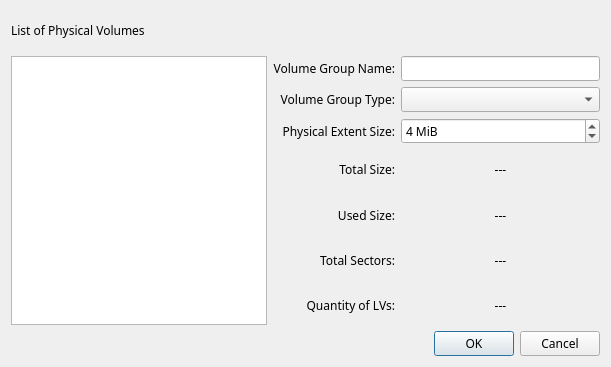
<?xml version="1.0" encoding="UTF-8"?>
<ui version="4.0">
 <author>
SPDX-FileCopyrightText: 2018 Caio &lt;caiojcarvalho@gmail.com&gt;
SPDX-License-Identifier: GPL-3.0-or-later
 </author>
 <class>VolumeGroupBaseDialog</class>
 <widget class="QDialog" name="VolumeGroupBaseDialog">
  <property name="geometry">
   <rect>
    <x>0</x>
    <y>0</y>
    <width>611</width>
    <height>367</height>
   </rect>
  </property>
  <property name="windowTitle">
   <string>Create Volume Group</string>
  </property>
  <layout class="QGridLayout" name="gridLayout">
   <item row="0" column="0">
    <widget class="QLabel" name="pvListLabel">
     <property name="font">
      <font>
       <family>Fantasque Sans Mono</family>
      </font>
     </property>
     <property name="text">
      <string>List of Physical Volumes</string>
     </property>
    </widget>
   </item>
   <item row="1" column="0" rowspan="7">
    <widget class="QListWidget" name="pvList">
     <property name="font">
      <font>
       <family>Fantasque Sans Mono</family>
      </font>
     </property>
    </widget>
   </item>
   <item row="1" column="1">
    <widget class="QLabel" name="vgNameLabel">
     <property name="font">
      <font>
       <family>Fantasque Sans Mono</family>
      </font>
     </property>
     <property name="text">
      <string>Volume Group Name:</string>
     </property>
     <property name="alignment">
      <set>Qt::AlignRight|Qt::AlignTrailing|Qt::AlignVCenter</set>
     </property>
    </widget>
   </item>
   <item row="1" column="2">
    <widget class="QLineEdit" name="vgName">
     <property name="font">
      <font>
       <family>Fantasque Sans Mono</family>
      </font>
     </property>
    </widget>
   </item>
   <item row="2" column="1">
    <widget class="QLabel" name="vgTypeLabel">
     <property name="font">
      <font>
       <family>Fantasque Sans Mono</family>
      </font>
     </property>
     <property name="text">
      <string>Volume Group Type:</string>
     </property>
     <property name="alignment">
      <set>Qt::AlignRight|Qt::AlignTrailing|Qt::AlignVCenter</set>
     </property>
    </widget>
   </item>
   <item row="2" column="2">
    <widget class="QComboBox" name="vgType">
     <property name="font">
      <font>
       <family>Fantasque Sans Mono</family>
      </font>
     </property>
    </widget>
   </item>
   <item row="3" column="1">
    <widget class="QLabel" name="peSizeLabel">
     <property name="font">
      <font>
       <family>Fantasque Sans Mono</family>
      </font>
     </property>
     <property name="text">
      <string>Physical Extent Size:</string>
     </property>
     <property name="alignment">
      <set>Qt::AlignRight|Qt::AlignTrailing|Qt::AlignVCenter</set>
     </property>
    </widget>
   </item>
   <item row="3" column="2">
    <widget class="QSpinBox" name="peSize">
     <property name="font">
      <font>
       <family>Fantasque Sans Mono</family>
      </font>
     </property>
     <property name="suffix">
      <string> MiB</string>
     </property>
     <property name="minimum">
      <number>1</number>
     </property>
     <property name="maximum">
      <number>999</number>
     </property>
     <property name="value">
      <number>4</number>
     </property>
    </widget>
   </item>
   <item row="4" column="1">
    <widget class="QLabel" name="totalSizeLabel">
     <property name="font">
      <font>
       <family>Fantasque Sans Mono</family>
      </font>
     </property>
     <property name="text">
      <string>Total Size:</string>
     </property>
     <property name="alignment">
      <set>Qt::AlignRight|Qt::AlignTrailing|Qt::AlignVCenter</set>
     </property>
    </widget>
   </item>
   <item row="4" column="2">
    <widget class="QLabel" name="totalSize">
     <property name="font">
      <font>
       <family>Fantasque Sans Mono</family>
      </font>
     </property>
     <property name="text">
      <string notr="true">---</string>
     </property>
     <property name="alignment">
      <set>Qt::AlignCenter</set>
     </property>
    </widget>
   </item>
   <item row="5" column="1">
    <widget class="QLabel" name="usedSizeLabel">
     <property name="font">
      <font>
       <family>Fantasque Sans Mono</family>
      </font>
     </property>
     <property name="text">
      <string>Used Size:</string>
     </property>
     <property name="alignment">
      <set>Qt::AlignRight|Qt::AlignTrailing|Qt::AlignVCenter</set>
     </property>
    </widget>
   </item>
   <item row="5" column="2">
    <widget class="QLabel" name="usedSize">
     <property name="font">
      <font>
       <family>Fantasque Sans Mono</family>
      </font>
     </property>
     <property name="text">
      <string notr="true">---</string>
     </property>
     <property name="alignment">
      <set>Qt::AlignCenter</set>
     </property>
    </widget>
   </item>
   <item row="6" column="1">
    <widget class="QLabel" name="totalSectorsLabel">
     <property name="font">
      <font>
       <family>Fantasque Sans Mono</family>
      </font>
     </property>
     <property name="text">
      <string>Total Sectors:</string>
     </property>
     <property name="alignment">
      <set>Qt::AlignRight|Qt::AlignTrailing|Qt::AlignVCenter</set>
     </property>
    </widget>
   </item>
   <item row="6" column="2">
    <widget class="QLabel" name="totalSectors">
     <property name="font">
      <font>
       <family>Fantasque Sans Mono</family>
      </font>
     </property>
     <property name="text">
      <string notr="true">---</string>
     </property>
     <property name="alignment">
      <set>Qt::AlignCenter</set>
     </property>
    </widget>
   </item>
   <item row="7" column="1">
    <widget class="QLabel" name="lvQuantityLabel">
     <property name="font">
      <font>
       <family>Fantasque Sans Mono</family>
      </font>
     </property>
     <property name="text">
      <string>Quantity of LVs:</string>
     </property>
     <property name="alignment">
      <set>Qt::AlignRight|Qt::AlignTrailing|Qt::AlignVCenter</set>
     </property>
    </widget>
   </item>
   <item row="7" column="2">
    <widget class="QLabel" name="lvQuantity">
     <property name="font">
      <font>
       <family>Fantasque Sans Mono</family>
      </font>
     </property>
     <property name="text">
      <string notr="true">---</string>
     </property>
     <property name="alignment">
      <set>Qt::AlignCenter</set>
     </property>
    </widget>
   </item>
   <item row="8" column="0" colspan="3">
    <widget class="QDialogButtonBox" name="buttonBox">
     <property name="font">
      <font>
       <family>Fantasque Sans Mono</family>
      </font>
     </property>
     <property name="orientation">
      <enum>Qt::Horizontal</enum>
     </property>
     <property name="standardButtons">
      <set>QDialogButtonBox::Cancel|QDialogButtonBox::Ok</set>
     </property>
    </widget>
   </item>
  </layout>
 </widget>
 <resources/>
 <connections>
  <connection>
   <sender>buttonBox</sender>
   <signal>accepted()</signal>
   <receiver>VolumeGroupBaseDialog</receiver>
   <slot>accept()</slot>
   <hints>
    <hint type="sourcelabel">
     <x>248</x>
     <y>254</y>
    </hint>
    <hint type="destinationlabel">
     <x>157</x>
     <y>274</y>
    </hint>
   </hints>
  </connection>
  <connection>
   <sender>buttonBox</sender>
   <signal>rejected()</signal>
   <receiver>VolumeGroupBaseDialog</receiver>
   <slot>reject()</slot>
   <hints>
    <hint type="sourcelabel">
     <x>316</x>
     <y>260</y>
    </hint>
    <hint type="destinationlabel">
     <x>286</x>
     <y>274</y>
    </hint>
   </hints>
  </connection>
 </connections>
</ui>
